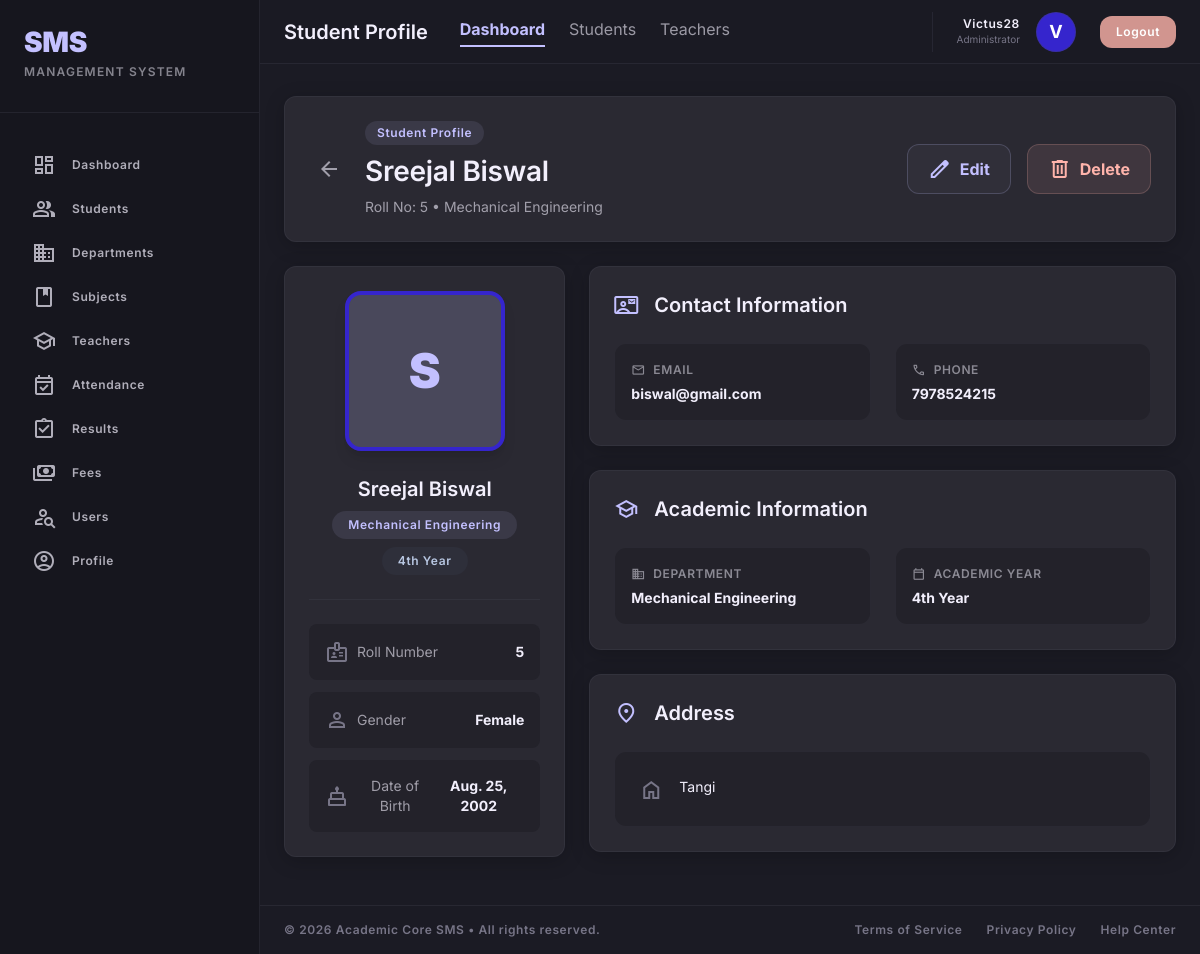
/students/5/ (signed in), run on an earlier commit of the app's database.
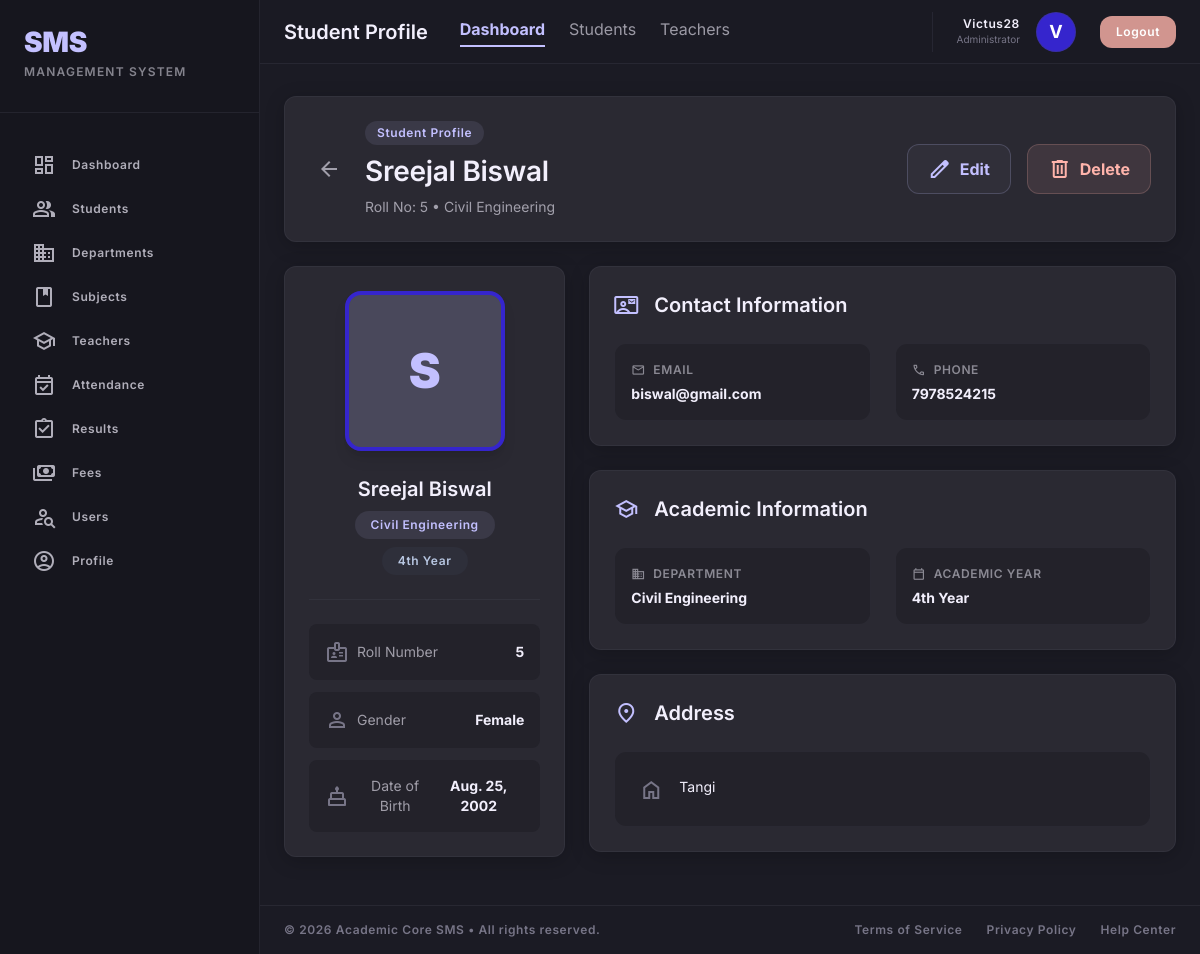
And on a later commit of the database.
### StudentManage_app/models.py (models this page shows, shortened)
class Student(models.Model):
    YEAR_CHOICES = (
        ('1st Year', '1st Year'),
        ('2nd Year', '2nd Year'),
        ('3rd Year', '3rd Year'),
        ('4th Year', '4th Year'),
    )
    GENDER_CHOICES = (
        ('Male', 'Male'),
        ('Female', 'Female'),
        ('Other', 'Other'),
    )
    name = models.CharField(max_length=100)
    roll_no = models.CharField(max_length=20, unique=True)
    email = models.EmailField(unique=True)
    phone = models.CharField(max_length=15)
    department = models.ForeignKey(Department, on_delete=models.CASCADE, related_name='students')
    year = models.CharField(max_length=20, choices=YEAR_CHOICES)
    gender = models.CharField(max_length=20, choices=GENDER_CHOICES)
    dob = models.DateField()
    address = models.TextField()
    photo = models.ImageField(upload_to='students/', blank=True, null=True)
    created_at = models.DateTimeField(auto_now_add=True,null=True,blank=True)
    class Meta:
        ordering = ['-name']

class Department(models.Model):
    name = models.CharField(max_length=100)
    hod = models.ForeignKey(
        'Teacher',  # Use string reference to avoid circular import
        on_delete=models.SET_NULL,  # Keep department if teacher is deleted
        null=True,
        blank=True,
        related_name='headed_departments'  # Access from Teacher side
    )
    def __str__(self):
        return self.name

### StudentManage_app/views.py (the view)
# urls.py: path('students/<int:id>/',views.student_detail,name='student_detail'),
@login_required
def student_detail(request, id):
    student = get_object_or_404(Student, id=id)
    context = {'student': student}
    return render(request, 'StudentManage_app/detail.html', context)

### StudentManage_app/templates/StudentManage_app/detail.html (shortened to what the changed rows need)
{% extends 'base.html' %}
{% block content %}
<section class="card-shadow bg-surface-container rounded-xl p-md flex flex-col md:flex-row justify-between items-start md:items-center gap-md border border-outline-variant/30">
    <div class="flex items-center gap-sm">
        <div>
            <span class="inline-block px-3 py-1 bg-primary/10 text-primary text-label-md font-label-md rounded-full mb-xs">Student Profile</span>
            <h1 class="text-headline-lg font-headline-lg text-on-surface">{{ student.name }}</h1>
            <p class="text-body-md text-on-surface/60 mt-xs">Roll No: {{ student.roll_no }} • {{ student.department }}</p>
        </div>
    </div>
</section>
<section class="grid grid-cols-1 lg:grid-cols-3 gap-gutter">
    <div class="lg:col-span-1 card-shadow bg-surface-container rounded-xl p-md border border-outline-variant/30 flex flex-col items-center text-center">
        {% if student.photo %}
        <div class="relative">
            <img src="{{ student.photo.url }}" alt="{{ student.name }}"
                class="w-40 h-40 rounded-2xl object-cover border-4 border-primary-container shadow-lg"/>
            <div class="absolute -bottom-2 -right-2 w-8 h-8 bg-success rounded-full border-4 border-surface-container flex items-center justify-center">
                <span class="material-symbols-outlined text-white text-sm">check</span>
            </div>
        </div>
        {% else %}
        <div class="w-40 h-40 rounded-2xl bg-primary/20 text-primary flex items-center justify-center font-black text-5xl border-4 border-primary-container shadow-lg">
            {{ student.name|slice:":1"|upper }}
        </div>
        {% endif %}
        <h2 class="text-headline-md font-headline-md text-on-surface mt-md">{{ student.name }}</h2>
        <span class="inline-flex items-center px-4 py-1.5 bg-primary/10 text-primary rounded-full text-label-md font-label-md mt-xs">
            {{ student.department }}
        </span>
        <span class="inline-flex items-center px-4 py-1.5 bg-secondary-container/20 text-secondary rounded-full text-label-md font-label-md mt-xs">
            {{ student.year|default:"Year Not Set" }}
        </span>
        <div class="mt-md w-full pt-md border-t border-outline-variant/30 space-y-3">
            <div class="flex items-center justify-between p-sm bg-surface-container-low rounded-lg">
                <div class="flex items-center gap-xs text-on-surface/60">
                    <span class="material-symbols-outlined text-outline">badge</span>
                    <span class="text-body-md">Roll Number</span>
                </div>
                <span class="text-body-md font-bold text-on-surface">{{ student.roll_no }}</span>
            </div>
            <div class="flex items-center justify-between p-sm bg-surface-container-low rounded-lg">
                <div class="flex items-center gap-xs text-on-surface/60">
                    <span class="material-symbols-outlined text-outline">person</span>
                    <span class="text-body-md">Gender</span>
                </div>
                <span class="text-body-md font-bold text-on-surface">{{ student.gender|default:"Not Specified" }}</span>
            </div>
            <div class="flex items-center justify-between p-sm bg-surface-container-low rounded-lg">
                <div class="flex items-center gap-xs text-on-surface/60">
                    <span class="material-symbols-outlined text-outline">cake</span>
                    <span class="text-body-md">Date of Birth</span>
                </div>
                <span class="text-body-md font-bold text-on-surface">{{ student.dob|default:"Not Set" }}</span>
            </div>
        </div>
    </div>
    <div class="lg:col-span-2 space-y-gutter">
        <div class="card-shadow bg-surface-container rounded-xl p-md border border-outline-variant/30">
            <div class="grid grid-cols-1 md:grid-cols-2 gap-md">
                <div class="p-sm bg-surface-container-low rounded-xl border border-outline-variant/20">
                    <div class="flex items-center gap-xs text-on-surface/50 mb-1">
                        <span class="material-symbols-outlined text-sm">email</span>
                        <span class="text-label-md font-label-md uppercase tracking-wider">Email</span>
                    </div>
                    <div class="text-body-md font-bold text-on-surface">{{ student.email|default:"Not Provided" }}</div>
                </div>
                <div class="p-sm bg-surface-container-low rounded-xl border border-outline-variant/20">
                    <div class="flex items-center gap-xs text-on-surface/50 mb-1">
                        <span class="material-symbols-outlined text-sm">phone</span>
                        <span class="text-label-md font-label-md uppercase tracking-wider">Phone</span>
                    </div>
                    <div class="text-body-md font-bold text-on-surface">{{ student.phone|default:"Not Provided" }}</div>
                </div>
            </div>
        </div>
        <div class="card-shadow bg-surface-container rounded-xl p-md border border-outline-variant/30">
            <div class="grid grid-cols-1 md:grid-cols-2 gap-md">
                <div class="p-sm bg-surface-container-low rounded-xl border border-outline-variant/20">
                    <div class="flex items-center gap-xs text-on-surface/50 mb-1">
                        <span class="material-symbols-outlined text-sm">business</span>
                        <span class="text-label-md font-label-md uppercase tracking-wider">Department</span>
                    </div>
                    <div class="text-body-md font-bold text-on-surface">{{ student.department }}</div>
                </div>
                <div class="p-sm bg-surface-container-low rounded-xl border border-outline-variant/20">
                    <div class="flex items-center gap-xs text-on-surface/50 mb-1">
                        <span class="material-symbols-outlined text-sm">calendar_today</span>
                        <span class="text-label-md font-label-md uppercase tracking-wider">Academic Year</span>
                    </div>
                    <div class="text-body-md font-bold text-on-surface">{{ student.year|default:"Not Set" }}</div>
                </div>
            </div>
        </div>
        <div class="card-shadow bg-surface-container rounded-xl p-md border border-outline-variant/30">
            <div class="p-md bg-surface-container-low rounded-xl border border-outline-variant/20">
                <div class="flex items-start gap-sm">
                    <span class="material-symbols-outlined text-outline mt-0.5">home</span>
                    <p class="text-body-md text-on-surface leading-relaxed">{{ student.address|default:"No address on file."|linebreaksbr }}</p>
                </div>
            </div>
        </div>
    </div>
</section>
{% endblock %}

What changed in the data, as far as the page shows it:
changed Student "Sreejal Biswal": department "Mechanical Engineering" → "Civil Engineering"
